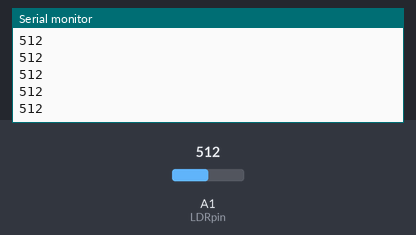
The sketch below on a simulated Arduino Uno, built with avr-gcc and run on an emulated ATmega328P. On the bench: the last lines printed to the serial monitor. The inputs (shaded band) are chosen by the test bench; at power-on: A1 (LDRpin) = 512.

Above: at 1.2 s.
1.3 s: A1 (LDRpin) set to 716
At 1.31 s:
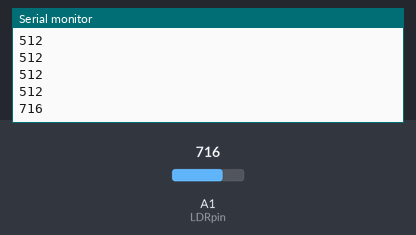
2.8 s: A1 (LDRpin) set to 900
At 2.81 s:
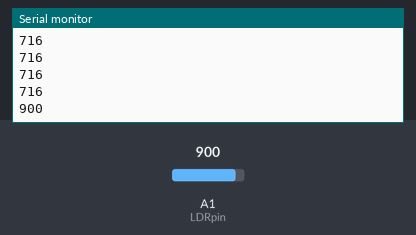
Timing chart, 0 to 5.8 s (numbered marks = the images above; inputs shaded):
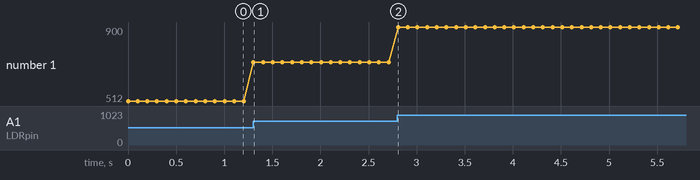

Measured:
- after the input at 1.3 s, the serial monitor: prints a new line at once (image 1)
- after the input at 2.8 s, the serial monitor: prints a new line at once (image 2)
- plotted number 1: 512 → 716 after the input at 1.3 s, 716 → 900 after the input at 2.8 s

The sketch:

light_test.ino
```cpp
#define LDRpin A1
int LDRValue = 0;

void setup()
{
  Serial.begin(9600);
}

void loop()
{
  LDRValue = analogRead(LDRpin);
  Serial.println(LDRValue);
  delay(100);
}
```
